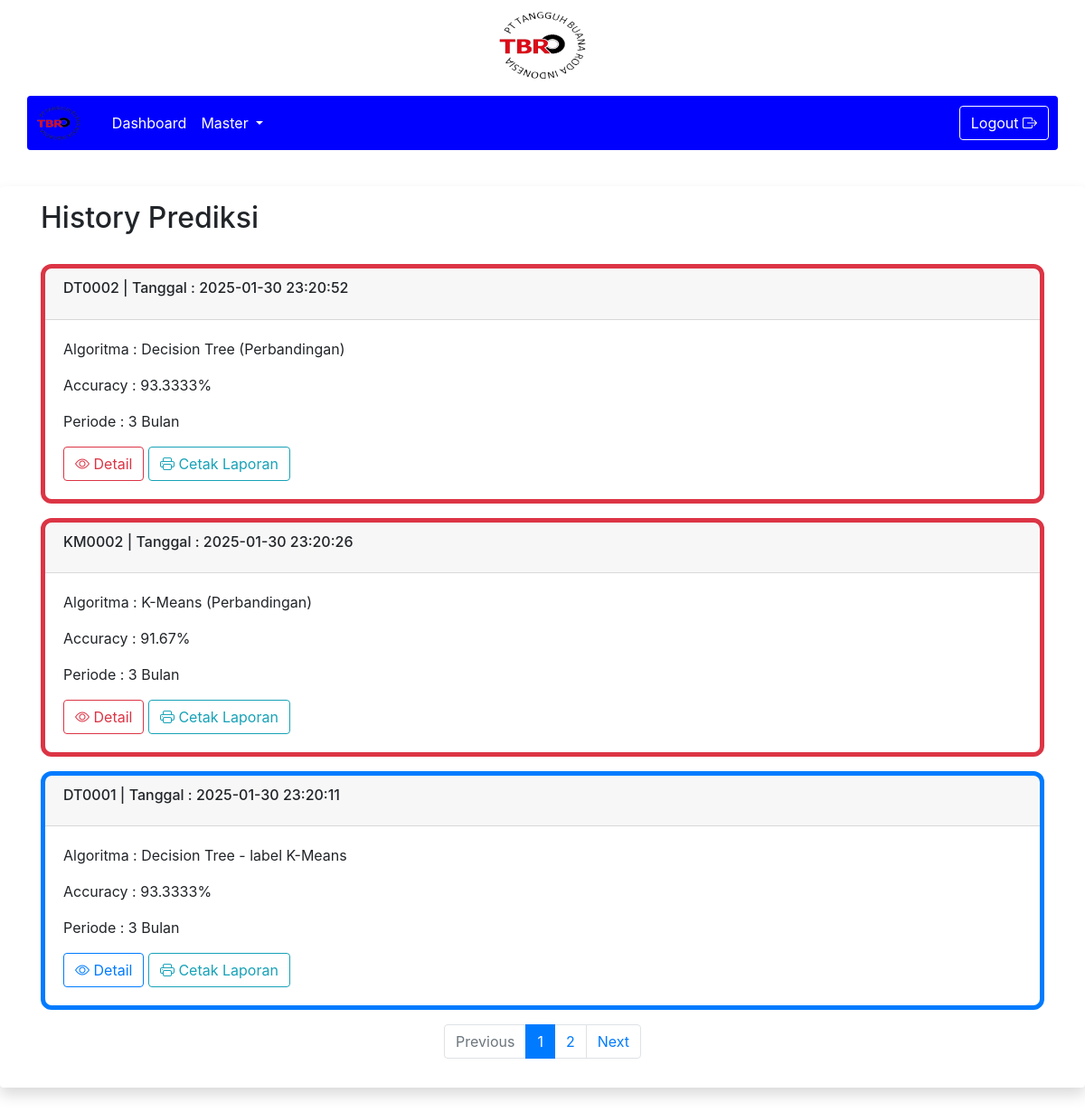
The app's page /2/history.php (signed in) with its own data.
### tables this page shows
CREATE TABLE `history_predict` (
  `id_history` varchar(12) NOT NULL,
  `metoda` varchar(30) NOT NULL,
  `accuracy` float NOT NULL,
  `foto` varchar(100) NOT NULL,
  `tgl_pred` timestamp NOT NULL DEFAULT current_timestamp(),
  `keterangan` varchar(100) NOT NULL,
  `updated_at` timestamp NULL DEFAULT NULL ON UPDATE current_timestamp()
);

### 2/history.php (the view, shortened to what this page needs)
<!doctype html>
<html lang="en">
<?php
include '../koneksi.php';
$per_page = 3;
$page = isset($_GET['page']) ? (int) $_GET['page'] : 1;
$start = ($page - 1) * $per_page;
$total_query = "SELECT COUNT(*) AS total FROM history_predict";
$total_result = mysqli_query($GLOBALS['conn'], $total_query);
$total_row = mysqli_fetch_assoc($total_result);
$total_data = $total_row['total'];
$total_pages = ceil($total_data / $per_page);
?>
<head>
    <link rel="stylesheet" href="https://cdn.jsdelivr.net/npm/bootstrap@4.6.2/dist/css/bootstrap.min.css"
>
    <link rel="stylesheet" href="../assets/css/dataTables.bootstrap5.min.css" />
    <link rel="stylesheet"
        href="https://cdnjs.cloudflare.com/ajax/libs/bootstrap-icons/1.10.0/font/bootstrap-icons.min.css">
</head>
<body>
    <?php include 'navbar.php'; ?>
    <br>
    <div class="shadow p-3 mb-5 bg-white rounded">
        <div class="container">
            <h2>History Prediksi</h2>
            <br>
            <div class="row">
                <?php
                $datacek = mysqli_query($conn, "SELECT * FROM history_predict");
                if (mysqli_num_rows($datacek) == 0) {
                    ?>
                    <div class="col-12 mb-3">
                        <div class="card border-thick border-danger">
                            <div class="card-header">
                                <h6 class="card-title"></h6>
                            </div>
                            <div class="card-body d-flex justify-content-center align-items-center" style="height: 150px;">
                                <h5>Data History belum tersedia, beritahu staff operational untuk mengolah data!</h5>
                            </div>
                        </div>
                    </div>
                    <?php
                } else {
                    $query = "SELECT * FROM history_predict ORDER BY tgl_pred DESC LIMIT $start, $per_page";
                    $sql = mysqli_query($GLOBALS['conn'], $query);
                    $modal = 1;
                    while ($data = mysqli_fetch_array($sql)) {
                        if ($data['metoda'] == "km") {
                            $valuemetoda = "K-Means";
                            $namasql = "history_kmeans";
                            $label = "hkm_cluster";
                            $customer = "hkm_customer";
                            $totqty = "hkm_totalqty";
                            $tothar = "hkm_totalharga";
                            $warna = "success";
                            $plot = "Scatter Plot";
                            $labelakurasi = "Sillouhette score";
                            $keterangan = "";
                        } elseif ($data['metoda'] == "dt-dskm") {
                            $valuemetoda = "Decision Tree - label K-Means";
                            $warna = "primary";
                            $labelakurasi = "Accuracy";
                        } elseif ($data['metoda'] == "km-dspb") {
                            $valuemetoda = "K-Means (Perbandingan)";
                            $warna = "danger";
                            $labelakurasi = "Accuracy";
                        } elseif ($data['metoda'] == "dt") {
                            $valuemetoda = "Decision Tree (Perbandingan)";
                            $warna = "danger";
                            $labelakurasi = "Accuracy";
                        }
                        $tgl = $data['tgl_pred'];
                        $idhistory = $data['id_history'];
                        ?>
                        <div class="col-12 mb-3">
                            <div class="card border-thick border-<?php echo $warna ?>">
                                <div class="card-header">
                                    <h6 class="card-title"><?php echo $idhistory; ?> | Tanggal : <?php echo $tgl ?>
                                    </h6>
                                </div>
                                <div class="card-body">
                                    <p class="card-text">Algoritma : <?php echo $valuemetoda; ?></p>
                                    <?php
                                    if ($data['metoda'] == "km") {
                                        if ($data['accuracy'] > 0.75) {
                                            $akurasiHasil = $data['accuracy'] . " (Pengelompokan sangat baik)";
                                        } elseif ($data['accuracy'] >= 0.5) {
                                            $akurasiHasil = $data['accuracy'] . " (Pengelompokan baik)";
                                        } elseif ($data['accuracy'] >= 0.25) {
                                            $akurasiHasil = $data['accuracy'] . " (Pengelompokan buruk)";
                                        } else {
                                            $akurasiHasil = $data['accuracy'] . " (Pengelompokan sangat buruk)";
                                        }
                                    } else {
                                        $akurasi = $data['accuracy'] * 100;
                                        $akurasiHasil = $akurasi . "%";
                                    }
                                    ?>
                                    <p class="card-text"><?php echo $labelakurasi ?> : <?php echo $akurasiHasil; ?>
                                    </p>
                                    <p class="card-text">Periode : <?php echo $data['keterangan']; ?></p>
                                    <button type="button" class="btn btn-outline-<?php echo $warna ?> bi bi-eye"
                                        data-toggle="modal" data-target="#detailModal<?php echo $modal; ?>"> Detail</button>
                                    <button type="button" class="btn btn-outline-info bi bi-printer"
                                        onclick="cetakLaporan('<?php echo $idhistory; ?>')"> Cetak Laporan</button>
                                </div>
                            </div>
                        </div>
                        <?php
                        $modal++;
                    }
                }
                ?>
            </div>
            <nav aria-label="Page navigation">
                <ul class="pagination justify-content-center">
                    <li class="page-item <?php if ($page <= 1)
                        echo 'disabled'; ?>">
                        <a class="page-link" href="?page=<?php echo $page - 1; ?>" tabindex="-1">Previous</a>
                    </li>
                    <?php for ($i = 1; $i <= $total_pages; $i++): ?>
                        <li class="page-item <?php if ($i == $page)
                            echo 'active'; ?>">
                            <a class="page-link" href="?page=<?php echo $i; ?>"><?php echo $i; ?></a>
                        </li>
                    <?php endfor; ?>
                    <li class="page-item <?php if ($page >= $total_pages)
                        echo 'disabled'; ?>">
                        <a class="page-link" href="?page=<?php echo $page + 1; ?>">Next</a>
                    </li>
                </ul>
            </nav>
        </div>
    </div>
</body>
</html>

### 2/history.php (style rules this page uses)
.card { border-radius: 12px; }
.border-thick { border-width: 5px !important; }

### records on screen
history_predict: id_history "DT0002", tgl_pred "2025-01-30 23:20:52", metoda "Decision Tree (Perbandingan)", metoda "Accuracy", accuracy "93.3333%", keterangan "3 Bulan"
history_predict: id_history "KM0002", tgl_pred "2025-01-30 23:20:26", metoda "K-Means (Perbandingan)", metoda "Accuracy", accuracy "91.67%", keterangan "3 Bulan"
history_predict: id_history "DT0001", tgl_pred "2025-01-30 23:20:11", metoda "Decision Tree - label K-Means", metoda "Accuracy", accuracy "93.3333%", keterangan "3 Bulan"
